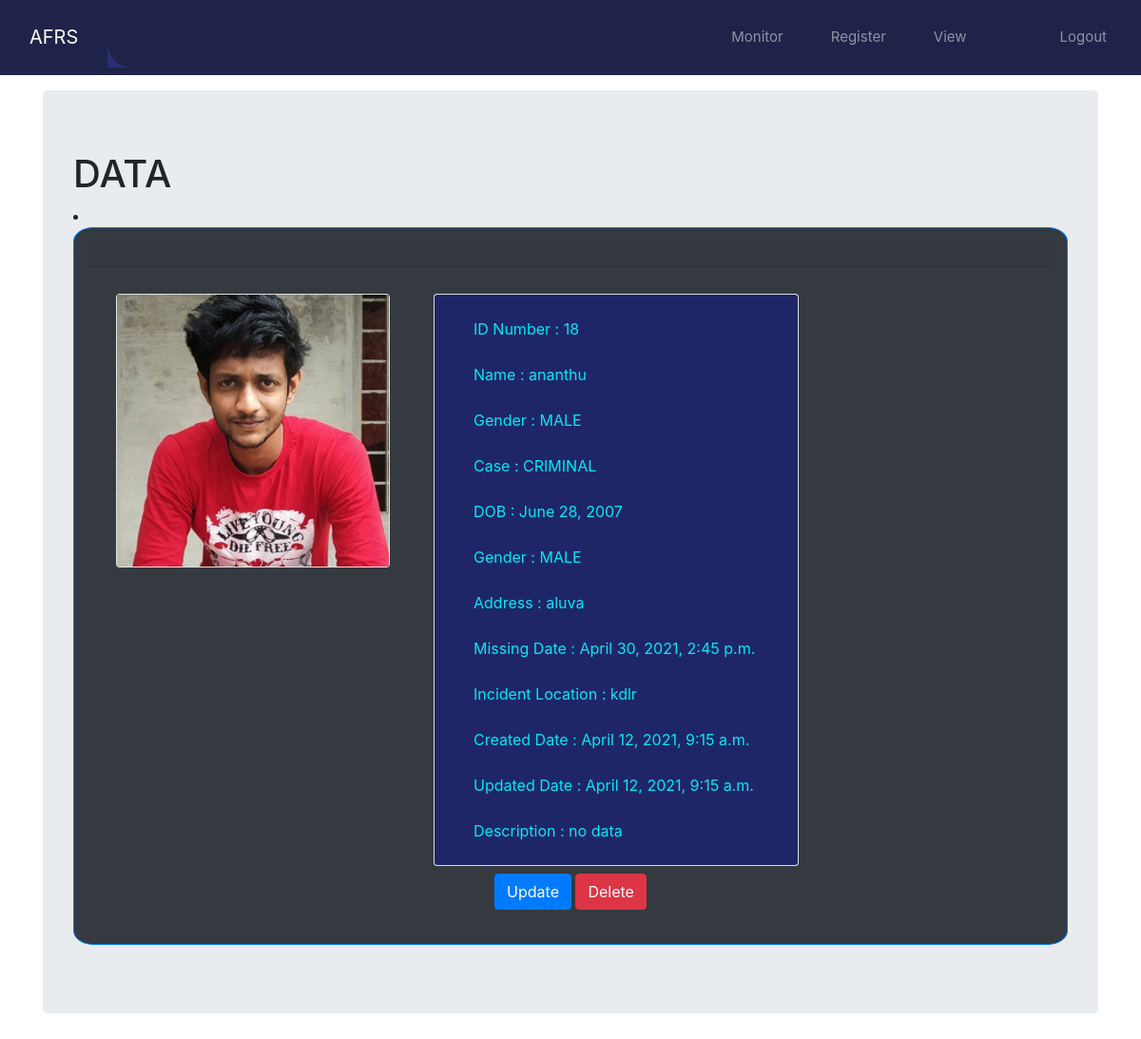
Screenshot of /detail/18 (signed in) with the database file from the repository.
### faceuploader/models.py (models this page shows, shortened)
class Face_image(models.Model):
    FCHOICES = (
        ('MISSING', 'Missing'),
        ('CRIMINAL', 'Criminal'),
    )
    photo = models.ImageField(upload_to="train_image")
    name = models.CharField(max_length=30)
    created = models.DateTimeField(auto_now_add=True, null=True)
    updated = models.DateTimeField(auto_now=True)
    dob = models.DateField()
    GCHOICES = (
        ('FEMALE', 'Female'),
        ('MALE', 'Male'),
    )
    gender = models.CharField(choices=GCHOICES, max_length=20, default='none')
    case = models.CharField(choices=FCHOICES, max_length=20, default='Missing')
    address = models.CharField(max_length=200, default='')
    missing_date = models.DateTimeField(default=now, blank=True)
    incident_location = models.CharField(max_length=200, default='')
    description = models.TextField(max_length=200, default='no data')

### faceuploader/views.py (the view)
# urls.py: path('detail/<pk>', views.detail_face_uploader,
@login_required
def detail_face_uploader(request, pk):
    face_image = get_object_or_404(Face_image, pk=pk)
    return render(request, 'faceuploader/detail_face_uploader.html', {'face_image': face_image})

### faceuploader/templates/faceuploader/detail_face_uploader.html (shortened to what this page needs)
{% extends "base.html" %}
{% load crispy_forms_tags %}
{% block content %}
<div class="jumbotron">
  <h1>DATA</h1>
<li>
 <div style="border-radius: 2%" class="card text-center p-3 mb-2 bg-dark text-dark{% if prs.case == 'CRIMINAL' %}border-danger{% else %} border-primary{% endif%} ">
   <div class="card-header ">
   </div>
   <div class="card-body">
     <div class="row">
     <div class="col-sm-4">
       <div class="card m-2" >
         <img class="card-img-left" src="{{face_image.photo.url}}"alt="Card image cap">
       </div>
     </div>
     <div class="col-sm-4">
     <div class="card m-2" style="width: 24rem;">
       <ul class="list-group list-group-flush list-group-item list-group-item-primary">
           <li class="list-group-item d-flex ">ID Number : {{face_image.id}}</li>
           <li class="list-group-item d-flex ">Name : {{face_image.name}}</li>
         <li class="list-group-item d-flex ">Gender : {{face_image.gender}}</li>
         <li class="list-group-item d-flex">Case : {{face_image.case}}</li>
        <li class="list-group-item d-flex">DOB : {{face_image.dob}}</li>
           <li class="list-group-item d-flex">Gender : {{face_image.gender}}</li>
           <li class="list-group-item d-flex">Address : {{face_image.address}}</li>
           <li class="list-group-item d-flex">Missing Date : {{face_image.missing_date}}</li>
           <li class="list-group-item d-flex">Incident Location : {{face_image.incident_location}}</li>
           <li class="list-group-item d-flex">Created Date : {{face_image.created}}</li>
           <li class="list-group-item d-flex">Updated Date : {{face_image.updated}}</li>
           <li class="list-group-item d-flex">Description : {{face_image.description}}</li>
       </ul>
     </div>
   </div>
 </div>
 <div class="container">
  <a class='btn btn-primary' href="{% url 'faceuploader:update_face_uploader' pk=face_image.pk %}">Update</a>
  <a class='btn btn-danger' href="{% url 'faceuploader:delete_face_uploader' pk=face_image.pk %}">Delete</a>
</div>
   </div>
 </div>
{% endblock content %}

### static/style.css (style rules this page uses)
body { font-family: "Roboto", sans-serif; background: #273074; }
* { margin: 0; padding: 0; }
* { border: 0; outline: 0; }
.card { background: #1f2349; }

### faceuploader/templates/faceuploader/detail_face_uploader.html (style rules this page uses)
.list-group-item { background-color: #1f2668; color:#03e9f4 }

### rows the page displays
Face_image: photo (picture), id "18", name "ananthu", gender "MALE", case "CRIMINAL", dob "June 28, 2007", address "aluva", missing_date "April 30, 2021, 2:45 p.m.", incident_location "kdlr", created "April 12, 2021, 9:15 a.m.", updated "April 12, 2021, 9:15 a.m.", description "no data"
